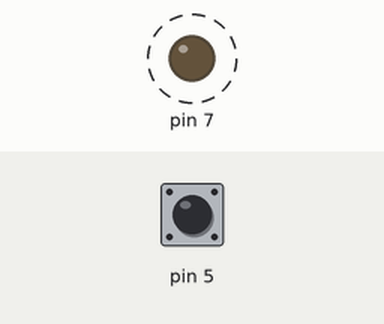
This sketch was run on a simulated Arduino Uno, built with avr-gcc and run on an emulated ATmega328P. On the bench: output pins drawn as LEDs (lit = HIGH). Dashed ring = blinking. The inputs (shaded band) are chosen by the test bench; at power-on: pin 5 HIGH.

Above: at 1.4 s.
1.5 s: pin 5 pulled LOW for 3.2 s
At 2.2 s:
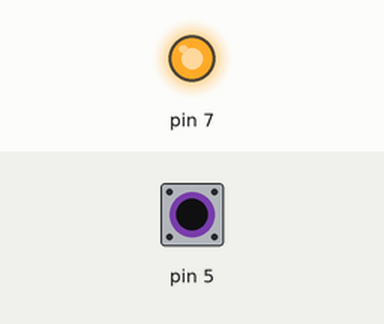
At 5.8 s:
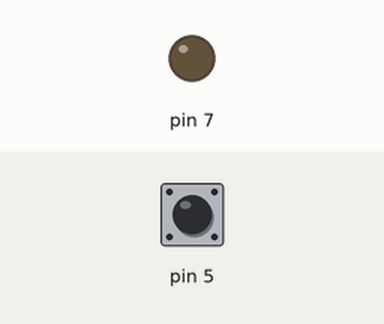
Timing chart, 0 to 12.2 s (numbered marks = the images above; inputs shaded):
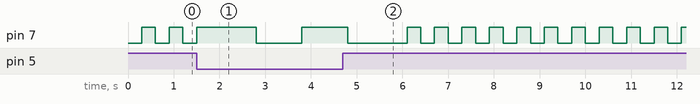

The sketch:

Condicional_IF_com_Pisca_Led.ino
```cpp
int t1 = 1000;
int t2 = 300;

void setup() {
  pinMode(5,INPUT_PULLUP);
  pinMode(7,OUTPUT);

}

void loop() {
 if(!digitalRead(5)){
  digitalWrite(7,HIGH);
  delay(t1);
  digitalWrite(7,LOW);
  delay(t1);
 }
 if(digitalRead(5)){
 digitalWrite(7,LOW);
 delay(t2);
 digitalWrite(7,HIGH);
 delay(t2);
 }
}
```
